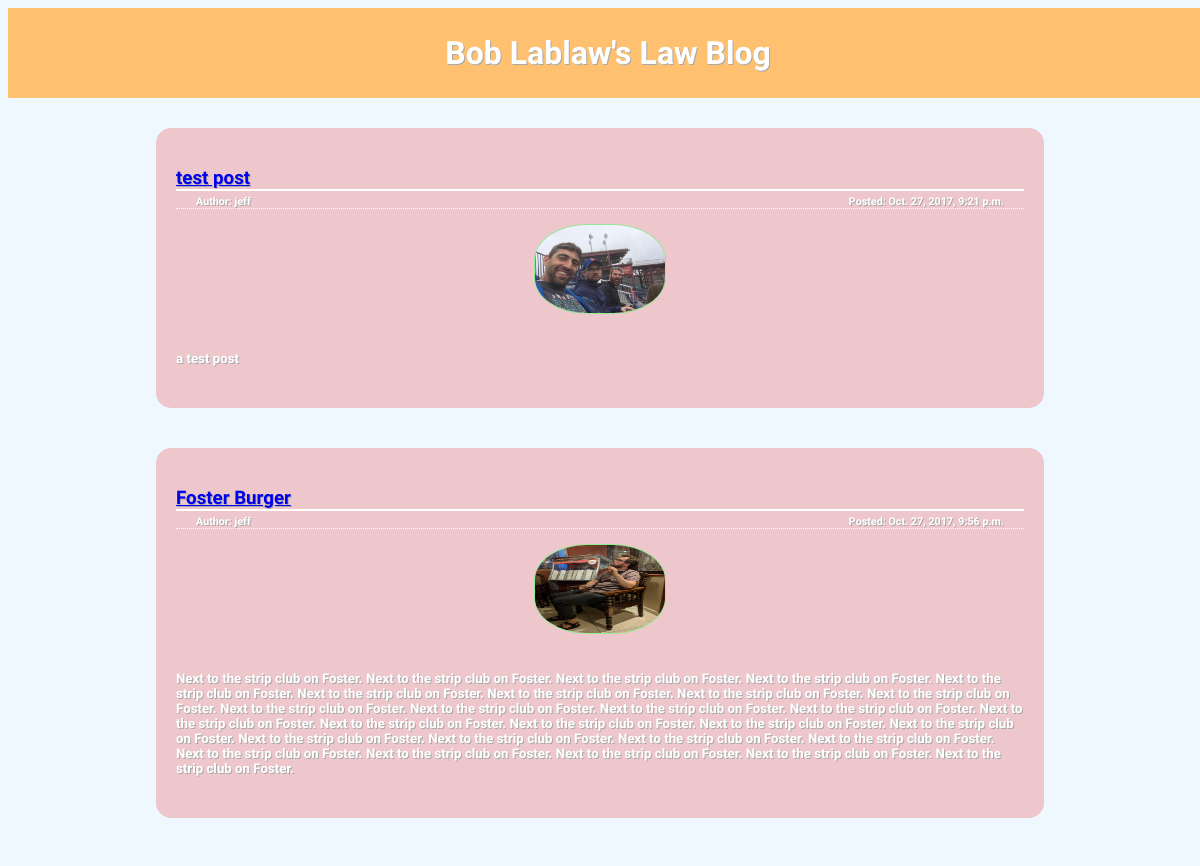
The page / on the database its author committed.
### blog_app/models.py (models this page shows, shortened)
class Post(models.Model):
    title = models.CharField(max_length=255,)
    author = models.ForeignKey(User, related_name='posts')
    date_created = models.DateTimeField(auto_now_add=True)
    published = models.BooleanField(default=False)
    content = models.TextField()
    slug = models.SlugField(blank=True, null=True)
    image = models.ImageField(upload_to=post_upload_handler, blank=True, null=True)

### blog_app/views.py (the view)
# urls.py: 2. Add a URL to urlpatterns:  url(r'^$', views.home, name='home')
def home(request):
    posts = Post.objects.all()
    return render(request, 'blog_app/home.html', {"posts": posts})

### blog_app/templates/blog_app/home.html
{% extends 'base.html' %}
{% block content %}
    {% for post in posts %}
        <div class="post">
            <h3 class="postname"><a href="{% url 'single_post' post.slug %}">{{ post.title }}</a></h3>
            <div class="subtitle">
                <h6 class="author">Author: {{ post.author }}</h6>
                <h6 class="date">Posted: {{ post.date_created }}</h6>
            </div>
            <div>
                <div id="picdiv">
                    <img class="postpic" src="{{ post.image.url }}" alt="{{ post.author }}">
                </div>
                <h5 class="postbody">{{ post.content }}</h5>
            </div>
        </div>
    {% endfor %}
{% endblock %}

### templates/base.html (shortened to what this page needs)
{% load static %}
<!DOCTYPE html>
<html lang="en">
<head>
    <link rel="stylesheet" href="{% static 'blog_app/css/style.css' %}">
</head>
<body>
<div class="header">
    <div class="title"><h1>Bob Lablaw's Law Blog</h1></div>
</div>
<div class="container">
    <div class="content">
        {% block content %}
        {% endblock %}
    </div>
</div>
</body>
</html>

### blog_app/static/blog_app/css/style.css (style rules this page uses)
body { background-color: aliceblue; font-family: 'Questrial', sans-serif; }
.header { display: flex; width: 100%; height: 90px; background-color: #ffc16f; align-items: center; justify-content: center; margin-bottom: 20px; position: fixed; }
.title { color: white; text-shadow: 1px 1px darkgrey; }
.container { display: flex; justify-content: center; }
.content { display: flex; width: 75%; justify-content: center; flex-direction: column; background-color: aliceblue; margin-top: 120px; }
.post { background-color: rgba(230, 0, 0, 0.2); color: white; text-shadow: 1px 1px darkgrey; margin-bottom: 40px; border-radius: 15px; padding: 20px; }
.postname { border-bottom: white solid 2px; margin-bottom: 4px; }
.subtitle { display: flex; flex-direction: row; justify-content: space-between; }
.subtitle { margin: 0px; border-bottom: dotted white 1px; }
.author { margin: 0px 20px; }
.date { margin: 0px 20px; }
#picdiv { display: flex; height: 120px; justify-content: center; }
.postpic { display: flex; width: 130px; height: auto; border: solid lightgreen 1px; border-radius: 40%; margin: 15px; }

### rows shown on the page
Post: title "test post", author "jeff", date_created "Oct. 27, 2017, 9:21 p.m.", image (picture), content "a test post"
Post: title "Foster Burger", author "jeff", date_created "Oct. 27, 2017, 9:56 p.m.", image (picture), content "Next to the strip club on Foster. Next to the strip club on Foster. Next to the strip club on Foster. Next to the strip club on Foster. Next to the strip club on Foster. Next to the strip club on Foster. Next to the strip club on Foster. Next to the strip club on Foster. Next to the strip club on Foster. Next to the strip club on Foster. Next to the strip club on Foster. Next to the strip club on Foster. Next to the strip club on Foster. Next to the strip club on Foster. Next to the strip club on Foster. Next to the strip club on Foster. Next to the strip club on Foster. Next to the strip club on Foster. Next to the strip club on Foster. Next to the strip club on Foster. Next to the strip…"
